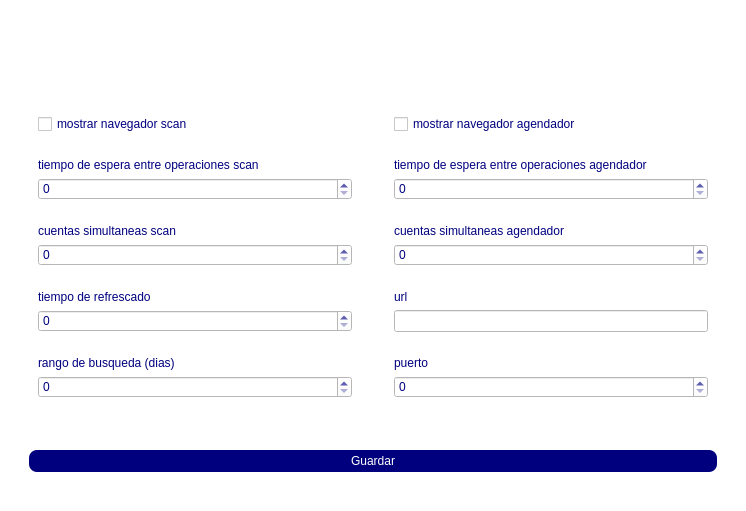
<?xml version="1.0" encoding="UTF-8"?>
<ui version="4.0">
 <class>Dialog</class>
 <widget class="QDialog" name="Dialog">
  <property name="windowModality">
   <enum>Qt::ApplicationModal</enum>
  </property>
  <property name="geometry">
   <rect>
    <x>0</x>
    <y>0</y>
    <width>742</width>
    <height>511</height>
   </rect>
  </property>
  <property name="minimumSize">
   <size>
    <width>0</width>
    <height>0</height>
   </size>
  </property>
  <property name="maximumSize">
   <size>
    <width>16777215</width>
    <height>16777215</height>
   </size>
  </property>
  <property name="windowTitle">
   <string>Agregar Cuentas</string>
  </property>
  <property name="windowIcon">
   <iconset>
    <normaloff>../tuvisa.png</normaloff>../tuvisa.png</iconset>
  </property>
  <property name="styleSheet">
   <string notr="true">background-color: rgb(255, 255, 255);
color: rgb(0, 0, 127);</string>
  </property>
  <property name="sizeGripEnabled">
   <bool>false</bool>
  </property>
  <property name="modal">
   <bool>false</bool>
  </property>
  <layout class="QVBoxLayout" name="verticalLayout_3">
   <item>
    <widget class="QFrame" name="frame_2">
     <property name="maximumSize">
      <size>
       <width>16777215</width>
       <height>120</height>
      </size>
     </property>
     <property name="frameShape">
      <enum>QFrame::NoFrame</enum>
     </property>
     <property name="frameShadow">
      <enum>QFrame::Raised</enum>
     </property>
     <layout class="QHBoxLayout" name="horizontalLayout">
      <property name="topMargin">
       <number>0</number>
      </property>
      <property name="bottomMargin">
       <number>0</number>
      </property>
      <item>
       <widget class="QFrame" name="frame_6">
        <property name="frameShape">
         <enum>QFrame::NoFrame</enum>
        </property>
        <property name="frameShadow">
         <enum>QFrame::Raised</enum>
        </property>
        <layout class="QVBoxLayout" name="verticalLayout_14">
         <item>
          <widget class="QLabel" name="Logo_2">
           <property name="minimumSize">
            <size>
             <width>0</width>
             <height>0</height>
            </size>
           </property>
           <property name="maximumSize">
            <size>
             <width>181</width>
             <height>100</height>
            </size>
           </property>
           <property name="styleSheet">
            <string notr="true">margin-right:8px</string>
           </property>
           <property name="text">
            <string/>
           </property>
           <property name="pixmap">
            <pixmap>../tuvisa.png</pixmap>
           </property>
           <property name="scaledContents">
            <bool>true</bool>
           </property>
           <property name="margin">
            <number>8</number>
           </property>
          </widget>
         </item>
        </layout>
       </widget>
      </item>
      <item>
       <widget class="QFrame" name="frame_7">
        <property name="frameShape">
         <enum>QFrame::NoFrame</enum>
        </property>
        <property name="frameShadow">
         <enum>QFrame::Raised</enum>
        </property>
        <layout class="QVBoxLayout" name="verticalLayout">
         <item>
          <widget class="QLabel" name="MensajeInicioConfiguracion">
           <property name="font">
            <font>
             <family>Cantarell Extra Bold</family>
             <pointsize>18</pointsize>
             <bold>true</bold>
            </font>
           </property>
           <property name="styleSheet">
            <string notr="true">color: rgb(170, 0, 255);</string>
           </property>
           <property name="text">
            <string/>
           </property>
          </widget>
         </item>
        </layout>
       </widget>
      </item>
     </layout>
    </widget>
   </item>
   <item>
    <widget class="QFrame" name="frame_3">
     <property name="styleSheet">
      <string notr="true">color: rgb(0, 0, 127);</string>
     </property>
     <property name="frameShape">
      <enum>QFrame::NoFrame</enum>
     </property>
     <property name="frameShadow">
      <enum>QFrame::Raised</enum>
     </property>
     <layout class="QHBoxLayout" name="horizontalLayout_2">
      <property name="topMargin">
       <number>0</number>
      </property>
      <property name="bottomMargin">
       <number>0</number>
      </property>
      <item>
       <widget class="QFrame" name="frame_4">
        <property name="minimumSize">
         <size>
          <width>350</width>
          <height>0</height>
         </size>
        </property>
        <property name="maximumSize">
         <size>
          <width>16777215</width>
          <height>16777215</height>
         </size>
        </property>
        <property name="baseSize">
         <size>
          <width>0</width>
          <height>0</height>
         </size>
        </property>
        <property name="styleSheet">
         <string notr="true"/>
        </property>
        <property name="frameShape">
         <enum>QFrame::NoFrame</enum>
        </property>
        <property name="frameShadow">
         <enum>QFrame::Raised</enum>
        </property>
        <property name="lineWidth">
         <number>1</number>
        </property>
        <layout class="QVBoxLayout" name="verticalLayout_8">
         <property name="topMargin">
          <number>0</number>
         </property>
         <property name="bottomMargin">
          <number>0</number>
         </property>
         <item>
          <widget class="QFrame" name="frame_10">
           <property name="frameShape">
            <enum>QFrame::NoFrame</enum>
           </property>
           <property name="frameShadow">
            <enum>QFrame::Raised</enum>
           </property>
           <layout class="QVBoxLayout" name="verticalLayout_6">
            <item>
             <widget class="QCheckBox" name="MostrarScan">
              <property name="text">
               <string>mostrar navegador scan</string>
              </property>
             </widget>
            </item>
           </layout>
          </widget>
         </item>
         <item>
          <widget class="QFrame" name="frame_11">
           <property name="frameShape">
            <enum>QFrame::NoFrame</enum>
           </property>
           <property name="frameShadow">
            <enum>QFrame::Raised</enum>
           </property>
           <layout class="QVBoxLayout" name="verticalLayout_9">
            <item>
             <widget class="QLabel" name="label_5">
              <property name="text">
               <string>tiempo de espera entre operaciones scan</string>
              </property>
             </widget>
            </item>
            <item>
             <widget class="QSpinBox" name="DelayScan">
              <property name="maximum">
               <number>999</number>
              </property>
             </widget>
            </item>
           </layout>
          </widget>
         </item>
         <item>
          <widget class="QFrame" name="frame_17">
           <property name="frameShape">
            <enum>QFrame::NoFrame</enum>
           </property>
           <property name="frameShadow">
            <enum>QFrame::Raised</enum>
           </property>
           <layout class="QVBoxLayout" name="verticalLayout_16">
            <item>
             <widget class="QLabel" name="label">
              <property name="text">
               <string>cuentas simultaneas scan</string>
              </property>
             </widget>
            </item>
            <item>
             <widget class="QSpinBox" name="CuentasSimultaneasScan"/>
            </item>
           </layout>
          </widget>
         </item>
         <item>
          <widget class="QFrame" name="frame_8">
           <property name="frameShape">
            <enum>QFrame::NoFrame</enum>
           </property>
           <property name="frameShadow">
            <enum>QFrame::Raised</enum>
           </property>
           <layout class="QVBoxLayout" name="verticalLayout_4">
            <item>
             <widget class="QLabel" name="label_3">
              <property name="text">
               <string>tiempo de refrescado</string>
              </property>
             </widget>
            </item>
            <item>
             <widget class="QSpinBox" name="TiempoRefrescado"/>
            </item>
           </layout>
          </widget>
         </item>
         <item>
          <widget class="QFrame" name="frame_9">
           <property name="frameShape">
            <enum>QFrame::NoFrame</enum>
           </property>
           <property name="frameShadow">
            <enum>QFrame::Raised</enum>
           </property>
           <layout class="QVBoxLayout" name="verticalLayout_5">
            <item>
             <widget class="QLabel" name="label_4">
              <property name="text">
               <string>rango de busqueda (dias)</string>
              </property>
             </widget>
            </item>
            <item>
             <widget class="QSpinBox" name="RangoBusqueda">
              <property name="maximum">
               <number>999</number>
              </property>
             </widget>
            </item>
           </layout>
          </widget>
         </item>
        </layout>
       </widget>
      </item>
      <item>
       <widget class="QFrame" name="frame_5">
        <property name="minimumSize">
         <size>
          <width>350</width>
          <height>0</height>
         </size>
        </property>
        <property name="frameShape">
         <enum>QFrame::NoFrame</enum>
        </property>
        <property name="frameShadow">
         <enum>QFrame::Raised</enum>
        </property>
        <layout class="QVBoxLayout" name="verticalLayout_13">
         <property name="topMargin">
          <number>0</number>
         </property>
         <property name="bottomMargin">
          <number>0</number>
         </property>
         <item>
          <widget class="QFrame" name="frame_12">
           <property name="frameShape">
            <enum>QFrame::NoFrame</enum>
           </property>
           <property name="frameShadow">
            <enum>QFrame::Raised</enum>
           </property>
           <layout class="QVBoxLayout" name="verticalLayout_7">
            <item>
             <widget class="QCheckBox" name="MostrarBot">
              <property name="text">
               <string>mostrar navegador agendador</string>
              </property>
             </widget>
            </item>
           </layout>
          </widget>
         </item>
         <item>
          <widget class="QFrame" name="frame_13">
           <property name="frameShape">
            <enum>QFrame::NoFrame</enum>
           </property>
           <property name="frameShadow">
            <enum>QFrame::Raised</enum>
           </property>
           <layout class="QVBoxLayout" name="verticalLayout_10">
            <item>
             <widget class="QLabel" name="label_6">
              <property name="text">
               <string>tiempo de espera entre operaciones agendador</string>
              </property>
             </widget>
            </item>
            <item>
             <widget class="QSpinBox" name="DelayBot">
              <property name="maximum">
               <number>999</number>
              </property>
             </widget>
            </item>
           </layout>
          </widget>
         </item>
         <item>
          <widget class="QFrame" name="frame">
           <property name="frameShape">
            <enum>QFrame::NoFrame</enum>
           </property>
           <property name="frameShadow">
            <enum>QFrame::Raised</enum>
           </property>
           <layout class="QVBoxLayout" name="verticalLayout_2">
            <item>
             <widget class="QLabel" name="label_2">
              <property name="text">
               <string>cuentas simultaneas agendador</string>
              </property>
             </widget>
            </item>
            <item>
             <widget class="QSpinBox" name="CuentasSimultaneas"/>
            </item>
           </layout>
          </widget>
         </item>
         <item>
          <widget class="QFrame" name="frame_14">
           <property name="frameShadow">
            <enum>QFrame::Raised</enum>
           </property>
           <layout class="QVBoxLayout" name="verticalLayout_11">
            <item>
             <widget class="QLabel" name="label_7">
              <property name="text">
               <string>url</string>
              </property>
             </widget>
            </item>
            <item>
             <widget class="QLineEdit" name="url"/>
            </item>
           </layout>
          </widget>
         </item>
         <item>
          <widget class="QFrame" name="frame_15">
           <property name="frameShape">
            <enum>QFrame::NoFrame</enum>
           </property>
           <property name="frameShadow">
            <enum>QFrame::Raised</enum>
           </property>
           <layout class="QVBoxLayout" name="verticalLayout_12">
            <item>
             <widget class="QLabel" name="label_8">
              <property name="text">
               <string>puerto</string>
              </property>
             </widget>
            </item>
            <item>
             <widget class="QSpinBox" name="puerto">
              <property name="maximum">
               <number>9999</number>
              </property>
             </widget>
            </item>
           </layout>
          </widget>
         </item>
        </layout>
       </widget>
      </item>
     </layout>
    </widget>
   </item>
   <item>
    <widget class="QFrame" name="frame_16">
     <property name="frameShape">
      <enum>QFrame::NoFrame</enum>
     </property>
     <property name="frameShadow">
      <enum>QFrame::Raised</enum>
     </property>
     <layout class="QVBoxLayout" name="verticalLayout_15">
      <property name="leftMargin">
       <number>18</number>
      </property>
      <property name="topMargin">
       <number>9</number>
      </property>
      <property name="rightMargin">
       <number>18</number>
      </property>
      <property name="bottomMargin">
       <number>0</number>
      </property>
      <item>
       <widget class="QPushButton" name="GuardarConfiguracion">
        <property name="styleSheet">
         <string notr="true">background-color: rgb(0, 0, 127);
color:white;
border-radius:8px;
padding:4px;</string>
        </property>
        <property name="text">
         <string>Guardar</string>
        </property>
       </widget>
      </item>
     </layout>
    </widget>
   </item>
  </layout>
 </widget>
 <resources/>
 <connections/>
</ui>
